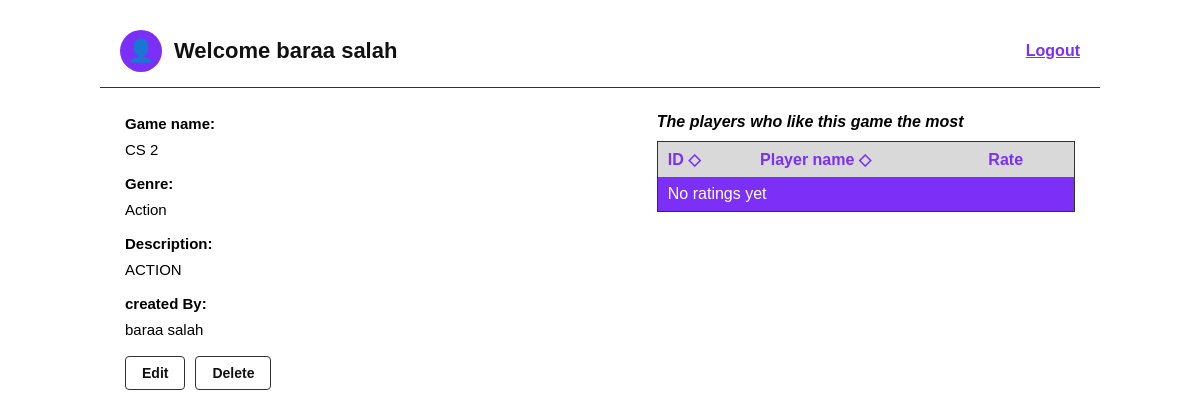
The app's page /game/1/ (signed in) with its own data.
### accounts/models.py (models this page shows, shortened)
class CustomUser(AbstractUser):
    email = models.EmailField(unique=True)
    date_of_birth = models.DateField(null=True, blank=True)
    avatar_url = models.URLField(blank=True, null=True)

class Game(models.Model):
    name = models.CharField(max_length=100)
    genre = models.CharField(max_length=20, choices=GENRE_CHOICES)
    release_date = models.DateField()
    description = models.TextField()
    created_by = models.ForeignKey(CustomUser, on_delete=models.CASCADE, related_name='games')
    created_at = models.DateTimeField(auto_now_add=True)

### accounts/views.py (the view)
# urls.py: path('game/<int:game_id>/', views.game_info_view, name='game_info'),
@login_required
def game_info_view(request, game_id):
    game = get_object_or_404(Game, pk=game_id)
    sort = request.GET.get('sort', 'id')
    direction = request.GET.get('dir', 'asc')
    allowed = {'id': 'user__id', 'name': 'user__first_name', 'rate': 'rate'}
    order_field = allowed.get(sort, 'user__id')
    if direction == 'desc':
        order_field = '-' + order_field
    ratings = Rating.objects.filter(game=game).select_related('user').order_by(order_field)
    next_dir = 'desc' if direction == 'asc' else 'asc'
    return render(request, 'game_info.html', {
        'game': game,
        'ratings': ratings,
        'is_owner': game.created_by_id == request.user.id,
        'is_fav': Favorite.objects.filter(user=request.user, game=game).exists(),
        'my_rating': Rating.objects.filter(user=request.user, game=game).first(),
        'sort': sort, 'dir': direction, 'next_dir': next_dir,
    })

### accounts/templates/game_info.html (shortened to what this page needs)
{% extends 'base.html' %}
{% block content %}
<div class="game-info-wrapper">
    <div class="game-details">
        <p><strong>Game name:</strong> {{ game.name }}</p>
        <p><strong>Genre:</strong> {{ game.get_genre_display }}</p>
        <p><strong>Description:</strong> {{ game.description }}</p>
        {% if is_owner %}
        <p><strong>created By:</strong> {{ game.created_by.get_full_name }}</p>
        <div class="button-row">
            <a href="{% url 'edit_game' game.pk %}" class="btn-secondary">Edit</a>
            <form method="post" action="{% url 'delete_game' game.pk %}" class="inline-form" onsubmit="return confirmDelete();">
                <button type="submit" class="btn-secondary">Delete</button>
            </form>
        </div>
        {% endif %}
    </div>
    <div class="ratings-panel">
        <p class="ratings-title">The players who like this game the most</p>
        <table class="ratings-table">
            <thead>
                <tr>
                    <th><a href="?sort=id&dir={% if sort == 'id' %}{{ next_dir }}{% else %}asc{% endif %}">ID ◇</a></th>
                    <th><a href="?sort=name&dir={% if sort == 'name' %}{{ next_dir }}{% else %}asc{% endif %}">Player name ◇</a></th>
                    <th>Rate</th>
                </tr>
            </thead>
            <tbody>
                {% for r in ratings %}
                <tr>
                    <td>{{ r.user.id }}</td>
                    <td><a href="{% url 'profile' r.user.id %}">{{ r.user.get_full_name }}</a></td>
                    <td>{{ r.rate }}</td>
                </tr>
                {% empty %}
                <tr><td colspan="3">No ratings yet</td></tr>
                {% endfor %}
            </tbody>
        </table>
    </div>
</div>
{% endblock %}

### accounts/templates/base.html (shortened to what this page needs)
{% load static %}
<!DOCTYPE html>
<html lang="en">
<head>
    <link rel="stylesheet" href="{% static 'css/style.css' %}">
</head>
<body>
    <div class="browser-frame">
        {% block topbar %}
        <div class="topbar">
            {% if user.is_authenticated %}
            <div class="user-info">
                <span class="avatar-icon">👤</span>
                <h2>Welcome {{ user.first_name }} {{ user.last_name }}</h2>
            </div>
            <a href="{% url 'logout' %}" class="logout-link">Logout</a>
            {% endif %}
        </div>
        {% endblock %}
        {% block content %}{% endblock %}
    </div>
</body>
</html>

### accounts/static/css/style.css (style rules this page uses)
* { box-sizing: border-box; font-family: Arial, Helvetica, sans-serif; margin: 0; padding: 0; }
:root { --purple: #7b2ff7; --purple-dark: #5a1fb0; --gold: #f4c542; --gray-row: #d9d9d9; --border: #333; }
body { background: #fff; padding: 15px; }
.browser-frame { max-width: 1000px; margin: auto; }
.topbar { background: #fff; padding: 15px 20px; display: flex; justify-content: space-between; align-items: center; border-bottom: 1px solid var(--border); }
.user-info { display: flex; align-items: center; gap: 12px; }
.avatar-icon { width: 42px; height: 42px; background: var(--purple); border-radius: 50%; display: flex; align-items: center; justify-content: center; color: #fff; font-size: 22px; }
.topbar h2 { font-size: 22px; font-weight: bold; color: #111; }
.logout-link { color: var(--purple); text-decoration: underline; font-weight: bold; }
.btn-secondary { background: #fff; color: #111; border: 1px solid var(--border); padding: 8px 16px; border-radius: 4px; cursor: pointer; font-weight: bold; text-decoration: none; display: inline-block; font-size: 14px; }
.button-row { display: flex; gap: 10px; margin-top: 15px; }
.inline-form { display: inline-flex; align-items: center; gap: 6px; }
.game-info-wrapper { display: flex; gap: 30px; padding: 25px; flex-wrap: wrap; }
.game-details { flex: 1.2; min-width: 260px; }
.game-details p { margin-bottom: 12px; font-size: 15px; line-height: 1.5; }
.game-details p strong { display: block; margin-bottom: 3px; }
.ratings-panel { flex: 1; min-width: 280px; }
.ratings-title { font-weight: bold; font-style: italic; margin-bottom: 10px; }
.ratings-table { width: 100%; border-collapse: collapse; border: 1px solid var(--border); }
.ratings-table thead th { background: var(--gray-row); color: var(--purple); padding: 8px 10px; text-align: left; font-weight: bold; }
.ratings-table thead th a { color: var(--purple); text-decoration: none; }
.ratings-table tbody td { padding: 8px 10px; color: #fff; }
.ratings-table tbody tr:nth-child(odd) { background: var(--purple); }

### records on screen
CustomUser: first_name "baraa", last_name "salah"
Game: name "CS 2", genre "Action", description "ACTION", created_by.get_full_name "baraa salah"
